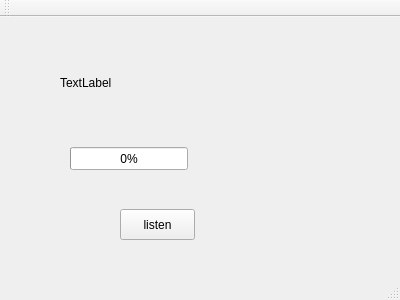
<?xml version="1.0" encoding="UTF-8"?>
<ui version="4.0">
 <class>MainWindow</class>
 <widget class="QMainWindow" name="MainWindow">
  <property name="geometry">
   <rect>
    <x>0</x>
    <y>0</y>
    <width>400</width>
    <height>300</height>
   </rect>
  </property>
  <property name="windowTitle">
   <string>MainWindow</string>
  </property>
  <widget class="QWidget" name="centralWidget">
   <widget class="QLabel" name="serverStatusLabel">
    <property name="geometry">
     <rect>
      <x>60</x>
      <y>50</y>
      <width>101</width>
      <height>31</height>
     </rect>
    </property>
    <property name="text">
     <string>TextLabel</string>
    </property>
   </widget>
   <widget class="QProgressBar" name="serverProgressBar">
    <property name="geometry">
     <rect>
      <x>70</x>
      <y>130</y>
      <width>118</width>
      <height>23</height>
     </rect>
    </property>
    <property name="value">
     <number>0</number>
    </property>
   </widget>
   <widget class="QPushButton" name="startButton">
    <property name="geometry">
     <rect>
      <x>120</x>
      <y>192</y>
      <width>75</width>
      <height>31</height>
     </rect>
    </property>
    <property name="text">
     <string>listen</string>
    </property>
   </widget>
  </widget>
  <widget class="QMenuBar" name="menuBar">
   <property name="geometry">
    <rect>
     <x>0</x>
     <y>0</y>
     <width>400</width>
     <height>23</height>
    </rect>
   </property>
  </widget>
  <widget class="QToolBar" name="mainToolBar">
   <attribute name="toolBarArea">
    <enum>TopToolBarArea</enum>
   </attribute>
   <attribute name="toolBarBreak">
    <bool>false</bool>
   </attribute>
  </widget>
  <widget class="QStatusBar" name="statusBar"/>
 </widget>
 <layoutdefault spacing="6" margin="11"/>
 <resources/>
 <connections/>
</ui>
